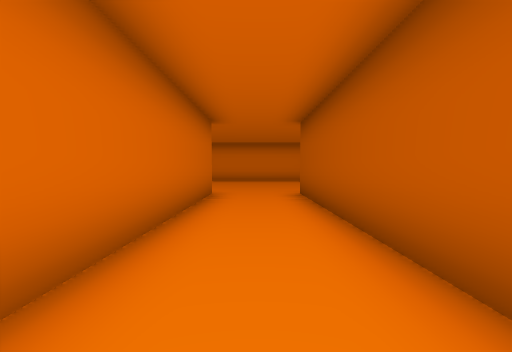
View 1 (above)

19 first-person views from a walk through a scene from a Unity 3-D project. The camera is 1.5 m above the floor, tilts 2° down and sees 90° across. The floor is counted in squares, 2 m on a side. Each view is taken from the middle of a square. On the plan, view 1 faces up. The plan holds only what a view shows up to about 9 squares ahead; the rest is blank. The place goes on beyond the plan. The player is left out.

View 2
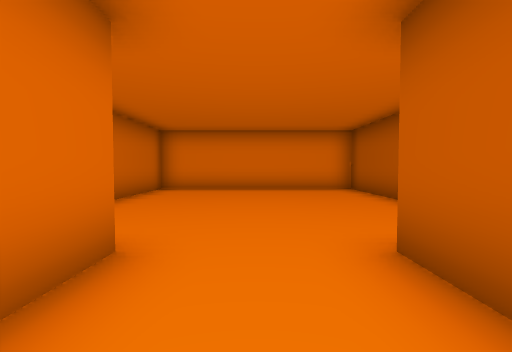

View 3
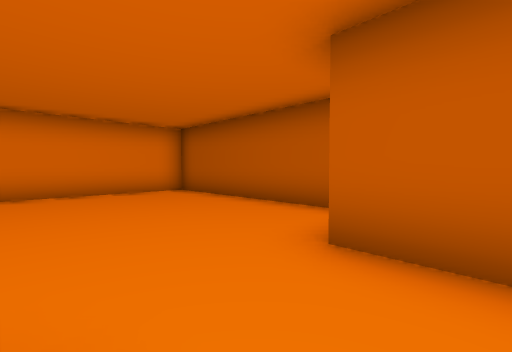

View 4
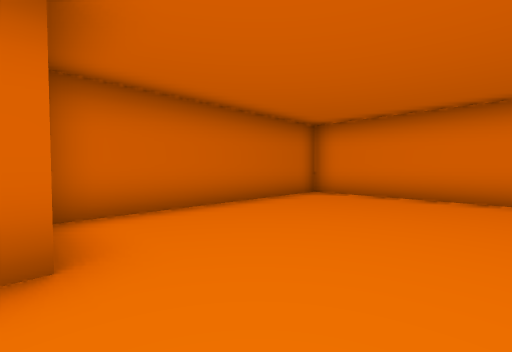

View 5
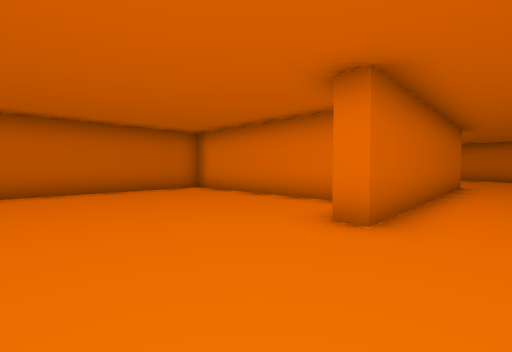

View 6
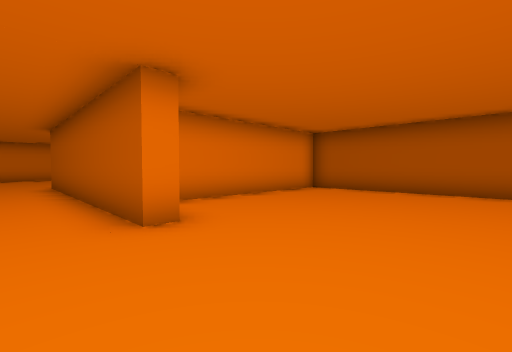

View 7
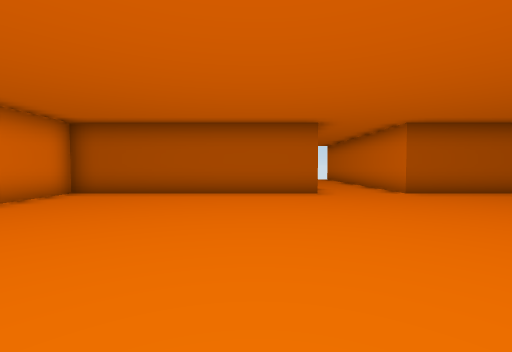

View 8
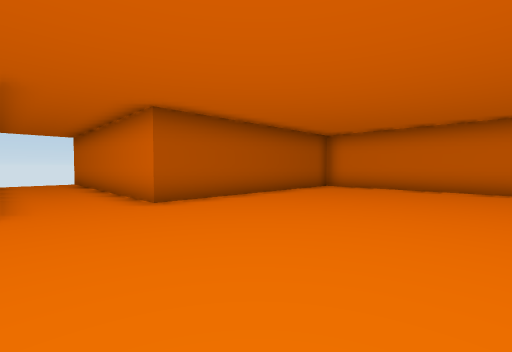

View 9
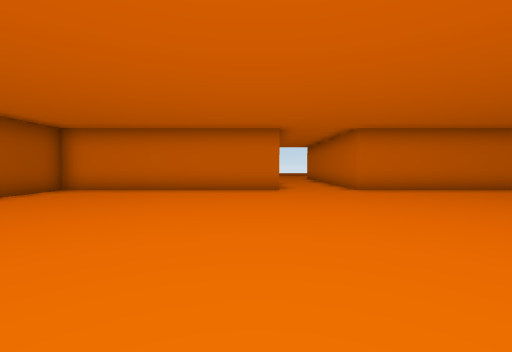

View 10
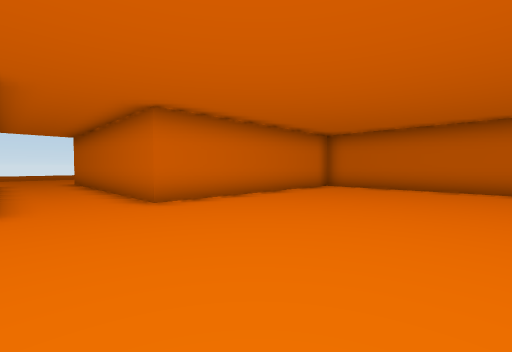

View 11
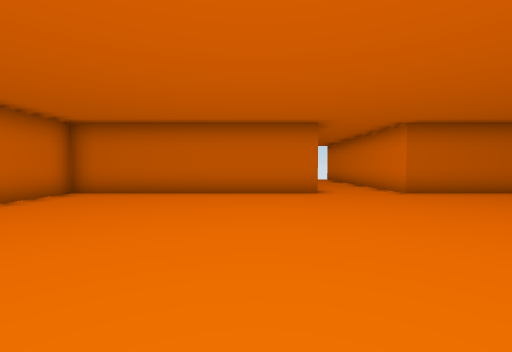

View 12
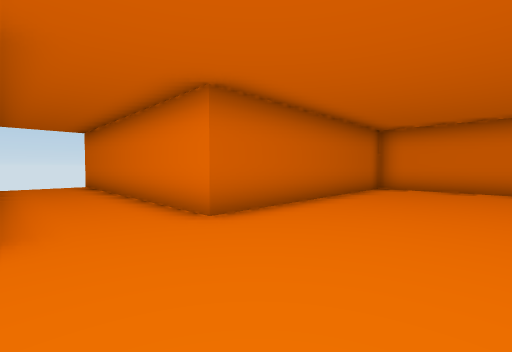

View 13
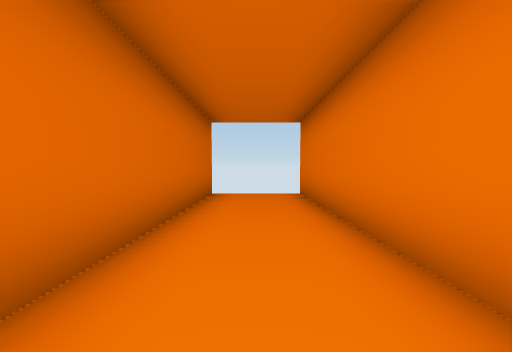

View 14
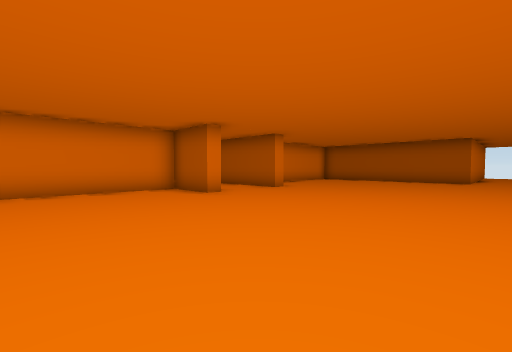

View 15
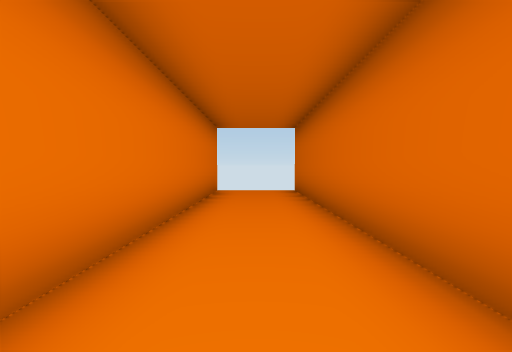

View 16
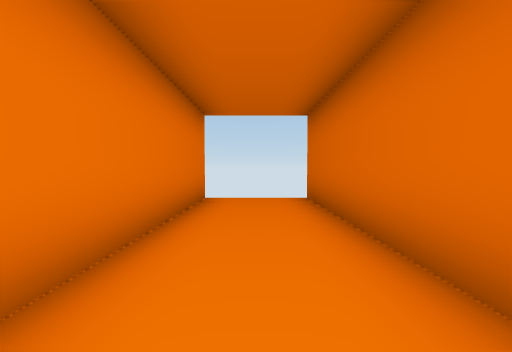

View 17
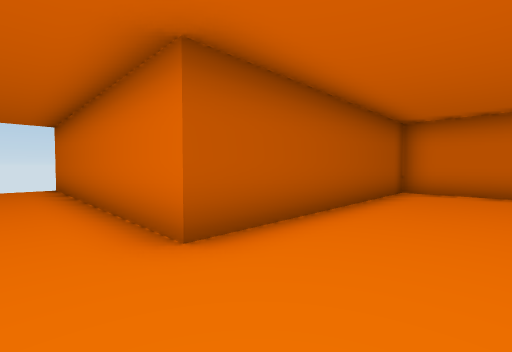

View 18
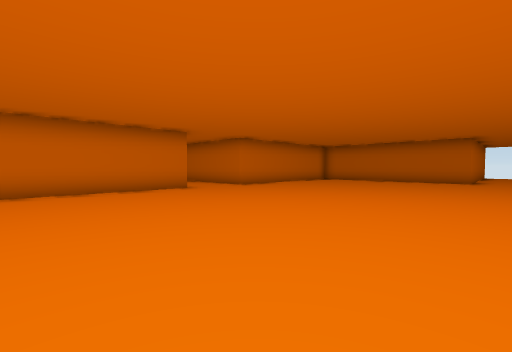

View 19
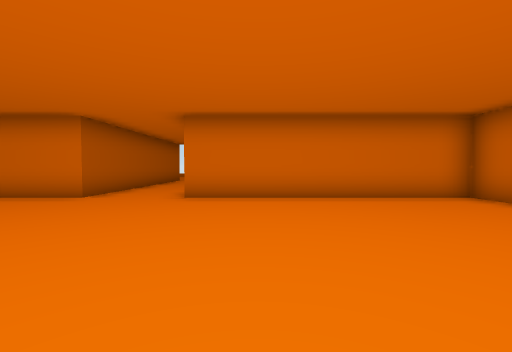

### Floor plan
Points are (right, up) in squares from view 1. A wall is a line through its corners. A room is listed if a view was taken in it or the views show most of it. See-through windows are left out.
Room 1 (views 1, 2, 3, 4)
walls: (-1.2, 7.4) (-1.2, -0.8); (3.3, 8.2) (3.3, 13.8) (-3.2, 13.8) (-3.2, 7.4); (1.3, -0.8) (1.3, 7.2)
ways out: opening at (-0.5, 0) to room 2
Room 2 (views 5, 6, 7, 8, 9, 10, 11, 12, 13, 14, 15, 16, 17, 18, 19)
walls: (-1.2, -0.8) (-1.7, -0.8) (-1.7, 1.2) (-8.2, 1.2) (-8.2, -5.8) (-16.2, -5.8); (1.9, -0.8) (1.3, -0.8); (-8.2, -8.2) (-8.2, -15.2) (-1.2, -15.2) (-1.2, -18.5); (8.2, -5.8) (8.2, 1.2) (2.8, 1.2); (1.3, -18) (1.3, -15.2) (8.2, -15.2) (8.2, -8.3) (16.2, -8.3); (16.2, -5.8) (9.1, -5.8); (-16.2, -8.3) (-10.1, -8.3)
ways out: opening at (-0.5, 0) to room 1; gap at (-16, -9); gap at (-16, -5); gap at (16, -9); gap at (16, -5)

Positions as (right, up) in squares from view 1, and headings:
1: (0, 0), facing up
2: (0, 5), facing up
3: (-1, 6), facing up-right
4: (1, 7), facing up-left
5: (0, -4), facing up-left
6: (0, -4), facing up-right
7: (1, -4), facing right
8: (3, -6), facing down-right
9: (2, -7), facing down
10: (1, -10), facing down-left
11: (-1, -10), facing left
12: (-5, -8), facing up-left
13: (-9, -7), facing left
14: (-6, -7), facing up-right
15: (8, -7), facing right
16: (10, -7), facing right
17: (6, -7), facing down-right
18: (6, -7), facing down-left
19: (-3, -9), facing down
